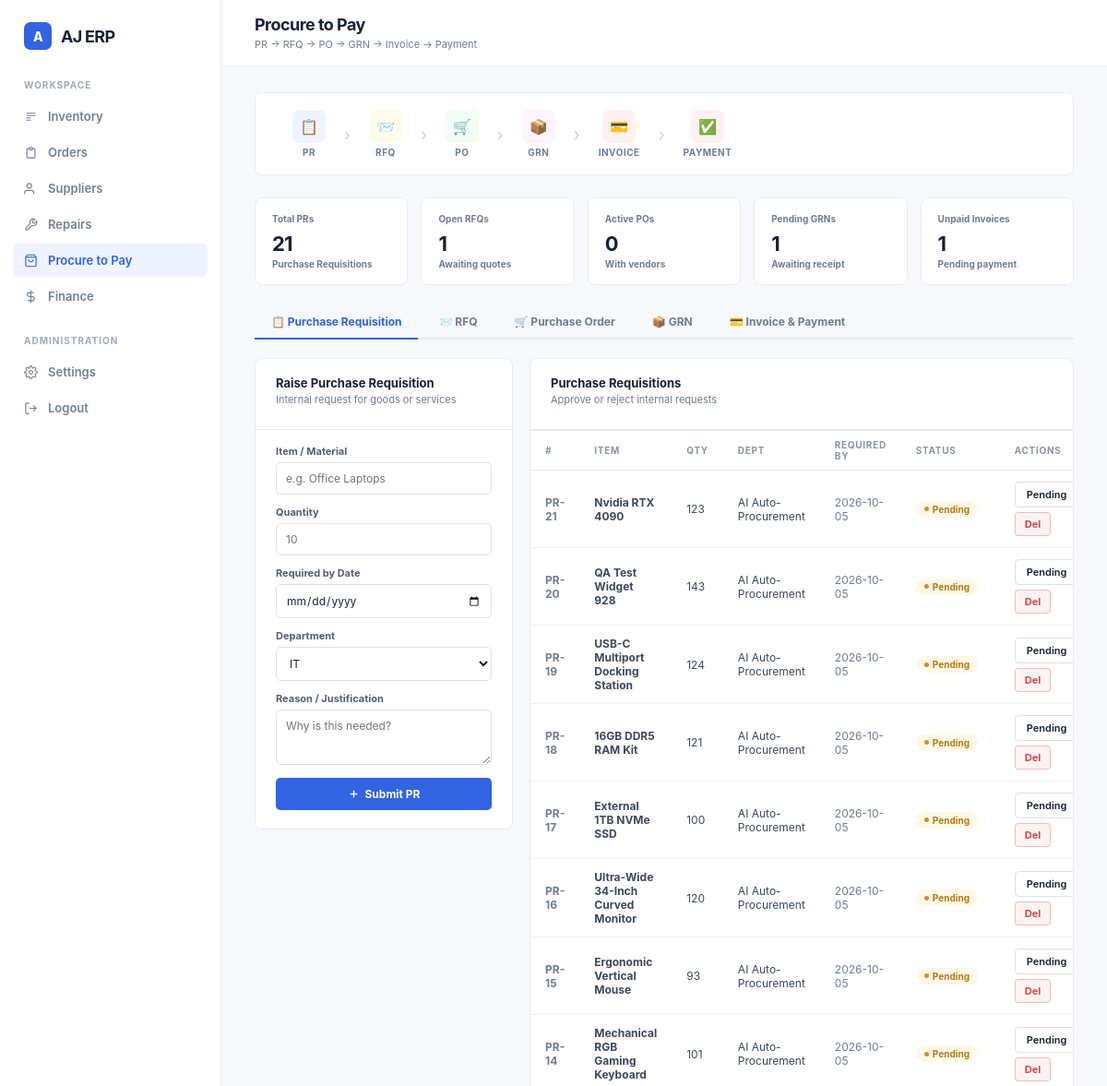
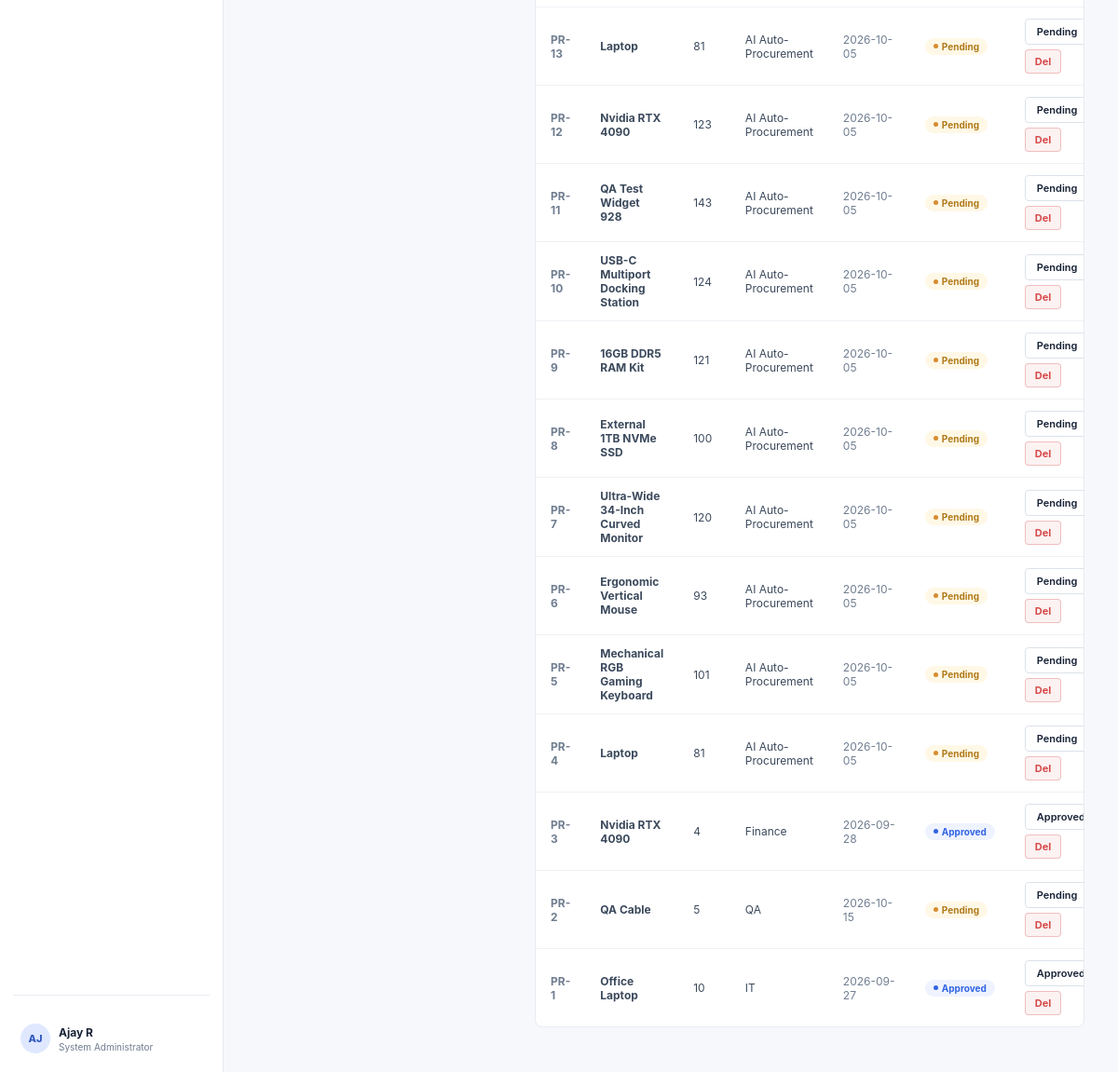
The page /p2p (signed in) on the database its author committed (2 pictures, top to bottom).
### tables this page shows
CREATE TABLE purchase_requisitions (
        id INTEGER PRIMARY KEY AUTOINCREMENT,
        item_name TEXT NOT NULL,
        quantity INTEGER NOT NULL,
        required_date TEXT,
        department TEXT,
        reason TEXT,
        status TEXT DEFAULT 'pending',
        created_at TIMESTAMP DEFAULT CURRENT_TIMESTAMP
    );

### app.py (the view)
@app.route('/p2p')
def p2p():
    if 'username' not in session:
        return redirect('/login')
    conn = p2p_db()
    cur = conn.cursor()
    cur.execute("SELECT * FROM purchase_requisitions ORDER BY id DESC")
    prs = [dict(r) for r in cur.fetchall()]
    cur.execute("""
        SELECT r.*, s.name as supplier_name
        FROM rfqs r LEFT JOIN suppliers s ON r.supplier_id = s.id
        ORDER BY r.id DESC
    """)
    rfqs = [dict(r) for r in cur.fetchall()]
    cur.execute("SELECT * FROM purchase_orders ORDER BY id DESC")
    pos = [dict(r) for r in cur.fetchall()]
    cur.execute("SELECT * FROM grns ORDER BY id DESC")
    grns = [dict(r) for r in cur.fetchall()]
    cur.execute("SELECT * FROM vendor_invoices ORDER BY id DESC")
    invoices = [dict(r) for r in cur.fetchall()]
    cur.execute("SELECT id, name, contact FROM suppliers ORDER BY name")
    suppliers = [dict(r) for r in cur.fetchall()]
    cur.execute("SELECT name, stock FROM products ORDER BY name")
    products = cur.fetchall()
    conn.close()
    return render_template('p2p.html',
        prs=prs, rfqs=rfqs, pos=pos, grns=grns,
        invoices=invoices, suppliers=suppliers, products=products)

### app.py (called while the page is built)
def p2p_db():
    conn = sqlite3.connect(DB_PATH)
    conn.row_factory = sqlite3.Row
    return conn

### templates/p2p.html (shortened to what this page needs)
<!DOCTYPE html>
<html lang="en">
<head>
</head>
<body>
<div class="erp-shell">
  <aside class="sidebar">
    <div class="brand"><span class="brand-mark">A</span> AJ ERP</div>
    <p class="nav-label">Workspace</p>
    <nav class="nav">
      <a href="/"><svg width="15" height="15" fill="none" stroke="currentColor" stroke-width="1.8" viewBox="0 0 24 24"><path d="M4 6h16M4 10h16M4 14h8M4 18h8"/></svg> Inventory</a>
      <a href="/orders"><svg width="15" height="15" fill="none" stroke="currentColor" stroke-width="1.8" viewBox="0 0 24 24"><path d="M9 5H7a2 2 0 0 0-2 2v12a2 2 0 0 0 2 2h10a2 2 0 0 0 2-2V7a2 2 0 0 0-2-2h-2M9 5a2 2 0 0 0 2 2h2a2 2 0 0 0 2-2M9 5a2 2 0 0 1 2-2h2a2 2 0 0 1 2 2"/></svg> Orders</a>
      <a href="/suppliers"><svg width="15" height="15" fill="none" stroke="currentColor" stroke-width="1.8" viewBox="0 0 24 24"><path d="M17 21v-2a4 4 0 0 0-4-4H5a4 4 0 0 0-4 4v2"/><circle cx="9" cy="7" r="4"/></svg> Suppliers</a>
      <a href="/repairs"><svg width="15" height="15" fill="none" stroke="currentColor" stroke-width="1.8" viewBox="0 0 24 24"><path d="M14.7 6.3a1 1 0 0 0 0 1.4l1.6 1.6a1 1 0 0 0 1.4 0l3.77-3.77a6 6 0 0 1-7.94 7.94l-6.91 6.91a2.12 2.12 0 0 1-3-3l6.91-6.91a6 6 0 0 1 7.94-7.94l-3.76 3.76z"/></svg> Repairs</a>
      <a href="/p2p" class="active"><svg width="15" height="15" fill="none" stroke="currentColor" stroke-width="1.8" viewBox="0 0 24 24"><path d="M6 2 3 6v14a2 2 0 0 0 2 2h14a2 2 0 0 0 2-2V6l-3-4z"/><line x1="3" y1="6" x2="21" y2="6"/><path d="M16 10a4 4 0 0 1-8 0"/></svg> Procure to Pay</a>
      <a href="/finance">
        <svg width="15" height="15" fill="none" stroke="currentColor" stroke-width="1.8" viewBox="0 0 24 24"><line x1="12" y1="1" x2="12" y2="23"/><path d="M17 5H9.5a3.5 3.5 0 1 0 0 7h5a3.5 3.5 0 1 1 0 7H6"/></svg>
        Finance
      </a>
    </nav>
    <p class="nav-label">Administration</p>
    <nav class="nav">
      <a href="/settings"> Settings</a>
      <a href="/logout"><svg width="15" height="15" fill="none" stroke="currentColor" stroke-width="1.8" viewBox="0 0 24 24"><path d="M9 21H5a2 2 0 0 1-2-2V5a2 2 0 0 1 2-2h4M16 17l5-5-5-5M21 12H9"/></svg> Logout</a>
    </nav>
    <div class="sidebar-bottom">
      <div class="profile">
        <span class="avatar">AJ</span>
        <div class="profile-info"><strong>Ajay R</strong><span>System Administrator</span></div>
      </div>
    </div>
  </aside>
  <section class="main">
    <header class="topbar">
      <div class="topbar-left">
        <div><h1>Procure to Pay</h1><p>PR → RFQ → PO → GRN → Invoice → Payment</p></div>
      </div>
    </header>
    <main class="content">
      <div class="flow-banner">
        <div class="flow-step">
          <div class="flow-node"><div class="flow-icon pr">📋</div><span class="flow-label">PR</span></div>
          <span class="flow-arrow">›</span>
          <div class="flow-node"><div class="flow-icon rfq">📨</div><span class="flow-label">RFQ</span></div>
          <span class="flow-arrow">›</span>
          <div class="flow-node"><div class="flow-icon po">🛒</div><span class="flow-label">PO</span></div>
          <span class="flow-arrow">›</span>
          <div class="flow-node"><div class="flow-icon grn">📦</div><span class="flow-label">GRN</span></div>
          <span class="flow-arrow">›</span>
          <div class="flow-node"><div class="flow-icon inv">💳</div><span class="flow-label">Invoice</span></div>
          <span class="flow-arrow">›</span>
          <div class="flow-node"><div class="flow-icon inv">✅</div><span class="flow-label">Payment</span></div>
        </div>
      </div>
      <section class="metrics">
        <div class="metric">
          <div class="metric-header"><span>Total PRs</span></div>
          <div class="metric-value">{{ prs | length }}</div>
          <div class="metric-sub">Purchase Requisitions</div>
        </div>
        <div class="metric">
          <div class="metric-header"><span>Open RFQs</span></div>
          <div class="metric-value">{{ rfqs | selectattr('status','equalto','sent') | list | length }}</div>
          <div class="metric-sub">Awaiting quotes</div>
        </div>
        <div class="metric">
          <div class="metric-header"><span>Active POs</span></div>
          <div class="metric-value">{{ pos | selectattr('status','equalto','ordered') | list | length }}</div>
          <div class="metric-sub">With vendors</div>
        </div>
        <div class="metric">
          <div class="metric-header"><span>Pending GRNs</span></div>
          <div class="metric-value">{{ grns | selectattr('status','equalto','pending') | list | length }}</div>
          <div class="metric-sub">Awaiting receipt</div>
        </div>
        <div class="metric">
          <div class="metric-header"><span>Unpaid Invoices</span></div>
          <div class="metric-value">{{ invoices | selectattr('status','equalto','invoiced') | list | length }}</div>
          <div class="metric-sub">Pending payment</div>
        </div>
      </section>
      <div class="tabs">
        <button class="tab active" onclick="switchTab('pr',this)">📋 Purchase Requisition</button>
        <button class="tab" onclick="switchTab('rfq',this)">📨 RFQ</button>
        <button class="tab" onclick="switchTab('po',this)">🛒 Purchase Order</button>
        <button class="tab" onclick="switchTab('grn',this)">📦 GRN</button>
        <button class="tab" onclick="switchTab('invoice',this)">💳 Invoice & Payment</button>
      </div>
      <div id="tab-pr" class="tab-panel active">
        <div class="panel-grid">
          <div class="card">
            <div class="card-header">
              <h2 class="card-title">Raise Purchase Requisition</h2>
              <p class="card-subtitle">Internal request for goods or services</p>
            </div>
            <div class="form-body">
              <form action="/p2p/pr/add" method="POST">
                <div class="field"><label>Item / Material</label><input type="text" name="item_name" placeholder="e.g. Office Laptops" required></div>
                <div class="field"><label>Quantity</label><input type="number" name="quantity" min="1" placeholder="10" required></div>
                <div class="field"><label>Required by Date</label><input type="date" name="required_date" required></div>
                <div class="field"><label>Department</label>
                  <select name="department">
                    <option>IT</option><option>Finance</option><option>HR</option><option>Operations</option><option>Warehouse</option>
                  </select>
                </div>
                <div class="field"><label>Reason / Justification</label><textarea name="reason" placeholder="Why is this needed?"></textarea></div>
                <button type="submit" class="primary-btn">
                  <svg width="13" height="13" fill="none" stroke="currentColor" stroke-width="2.5" viewBox="0 0 24 24"><line x1="12" y1="5" x2="12" y2="19"/><line x1="5" y1="12" x2="19" y2="12"/></svg>
                  Submit PR
                </button>
              </form>
            </div>
          </div>
          <div class="card">
            <div class="card-header">
              <h2 class="card-title">Purchase Requisitions</h2>
              <p class="card-subtitle">Approve or reject internal requests</p>
            </div>
            <div class="table-wrap">
              <table>
                <thead><tr><th>#</th><th>Item</th><th>Qty</th><th>Dept</th><th>Required By</th><th>Status</th><th>Actions</th></tr></thead>
                <tbody>
                  {% for pr in prs %}
                  <tr>
                    <td style="font-weight:700;color:var(--muted);">PR-{{ pr.id }}</td>
                    <td style="font-weight:650;">{{ pr.item_name }}</td>
                    <td>{{ pr.quantity }}</td>
                    <td>{{ pr.department }}</td>
                    <td style="color:var(--muted);">{{ pr.required_date }}</td>
                    <td><span class="badge {{ pr.status }}"><span class="badge-dot"></span>{{ pr.status | title }}</span></td>
                    <td>
                      <div class="row-actions">
                        <form action="/p2p/pr/update/{{ pr.id }}" method="POST" style="display:flex;gap:4px;">
                          <select name="new_status" class="action-select">
                            <option value="pending"   {% if pr.status=='pending'   %}selected{% endif %}>Pending</option>
                            <option value="approved"  {% if pr.status=='approved'  %}selected{% endif %}>Approved</option>
                          </select>
                        </form>
                        <form action="/p2p/pr/delete/{{ pr.id }}" method="POST">
                          <button type="submit" class="delete-btn" onclick="return confirm('Delete PR-{{ pr.id }}?')">Del</button>
                        </form>
                      </div>
                    </td>
                  </tr>
                  {% else %}
                  <tr><td colspan="7"><div class="empty">No PRs raised yet.</div></td></tr>
                  {% endfor %}
                </tbody>
              </table>
            </div>
          </div>
        </div>
      </div>
    </main>
  </section>
</div>
</body>
</html>

### rows shown on the page
purchase_requisitions: id "21", item_name "Nvidia RTX 4090", quantity "123", department "AI Auto-Procurement", required_date "2026-10-05", status "Pending", new_status "Pending"
purchase_requisitions: id "20", item_name "QA Test Widget 928", quantity "143", department "AI Auto-Procurement", required_date "2026-10-05", status "Pending", new_status "Pending"
purchase_requisitions: id "19", item_name "USB-C Multiport Docking Station", quantity "124", department "AI Auto-Procurement", required_date "2026-10-05", status "Pending", new_status "Pending"
purchase_requisitions: id "18", item_name "16GB DDR5 RAM Kit", quantity "121", department "AI Auto-Procurement", required_date "2026-10-05", status "Pending", new_status "Pending"
purchase_requisitions: id "17", item_name "External 1TB NVMe SSD", quantity "100", department "AI Auto-Procurement", required_date "2026-10-05", status "Pending", new_status "Pending"
purchase_requisitions: id "16", item_name "Ultra-Wide 34-Inch Curved Monitor", quantity "120", department "AI Auto-Procurement", required_date "2026-10-05", status "Pending", new_status "Pending"
purchase_requisitions: id "15", item_name "Ergonomic Vertical Mouse", quantity "93", department "AI Auto-Procurement", required_date "2026-10-05", status "Pending", new_status "Pending"
purchase_requisitions: id "14", item_name "Mechanical RGB Gaming Keyboard", quantity "101", department "AI Auto-Procurement", required_date "2026-10-05", status "Pending", new_status "Pending"
purchase_requisitions: id "13", item_name "Laptop", quantity "81", department "AI Auto-Procurement", required_date "2026-10-05", status "Pending", new_status "Pending"
purchase_requisitions: id "12", item_name "Nvidia RTX 4090", quantity "123", department "AI Auto-Procurement", required_date "2026-10-05", status "Pending", new_status "Pending"
purchase_requisitions: id "11", item_name "QA Test Widget 928", quantity "143", department "AI Auto-Procurement", required_date "2026-10-05", status "Pending", new_status "Pending"
purchase_requisitions: id "10", item_name "USB-C Multiport Docking Station", quantity "124", department "AI Auto-Procurement", required_date "2026-10-05", status "Pending", new_status "Pending"
purchase_requisitions: id "9", item_name "16GB DDR5 RAM Kit", quantity "121", department "AI Auto-Procurement", required_date "2026-10-05", status "Pending", new_status "Pending"
purchase_requisitions: id "8", item_name "External 1TB NVMe SSD", quantity "100", department "AI Auto-Procurement", required_date "2026-10-05", status "Pending", new_status "Pending"
purchase_requisitions: id "7", item_name "Ultra-Wide 34-Inch Curved Monitor", quantity "120", department "AI Auto-Procurement", required_date "2026-10-05", status "Pending", new_status "Pending"
purchase_requisitions: id "6", item_name "Ergonomic Vertical Mouse", quantity "93", department "AI Auto-Procurement", required_date "2026-10-05", status "Pending", new_status "Pending"
purchase_requisitions: id "5", item_name "Mechanical RGB Gaming Keyboard", quantity "101", department "AI Auto-Procurement", required_date "2026-10-05", status "Pending", new_status "Pending"
purchase_requisitions: id "4", item_name "Laptop", quantity "81", department "AI Auto-Procurement", required_date "2026-10-05", status "Pending", new_status "Pending"
purchase_requisitions: id "3", item_name "Nvidia RTX 4090", quantity "4", department "Finance", required_date "2026-09-28", status "Approved", new_status "Approved"
purchase_requisitions: id "2", item_name "QA Cable", quantity "5", department "QA", required_date "2026-10-15", status "Pending", new_status "Pending"
purchase_requisitions: id "1", item_name "Office Laptop", quantity "10", department "IT", required_date "2026-09-27", status "Approved", new_status "Approved"

### other values the page prints
{{ prs | length }} "21"
{{ rfqs | selectattr('status','equalto','sent') | list | length }} "1"
{{ pos | selectattr('status','equalto','ordered') | list | length }} "0"
{{ grns | selectattr('status','equalto','pending') | list | length }} "1"
{{ invoices | selectattr('status','equalto','invoiced') | list | length }} "1"
